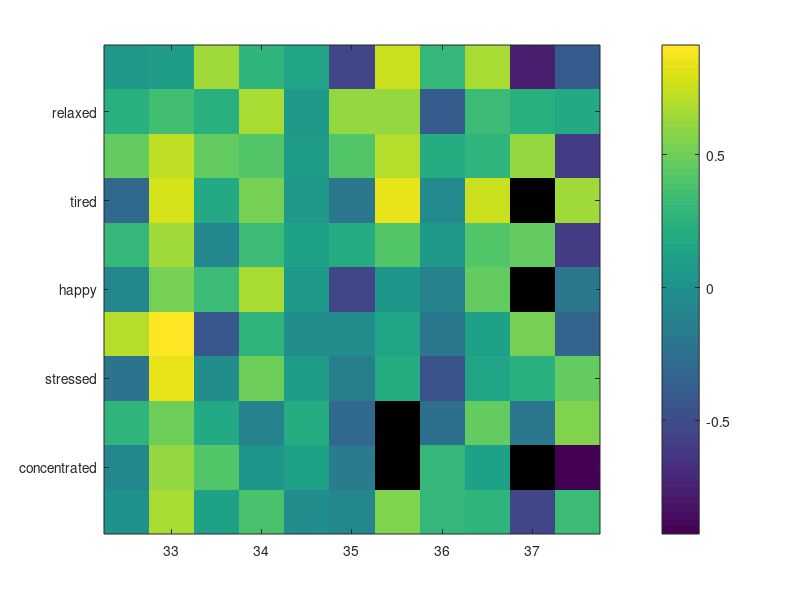
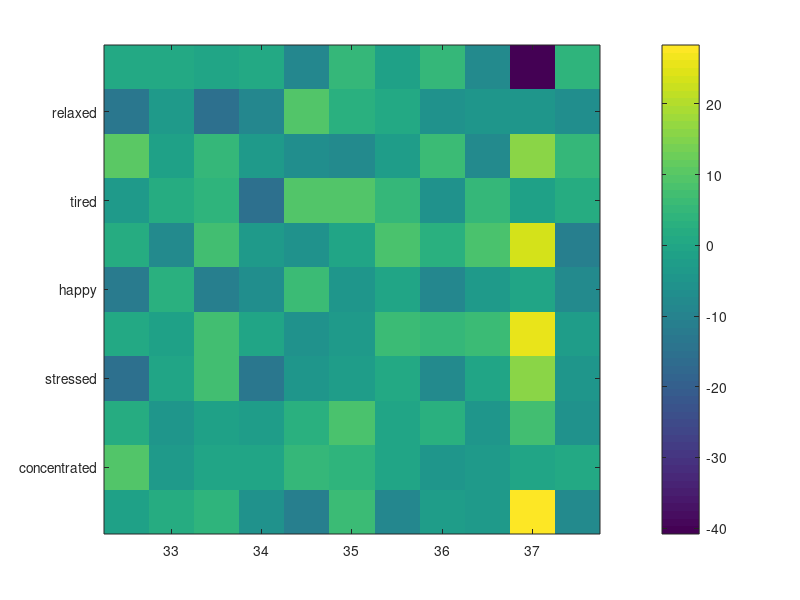

Reproduce these figures in MATLAB, in order.
% the correlation and diffference between ESM and DRM ratings of same emotion
% compare between the matched item pairs
% r_ofvalue: correlation between esm and drm ratings of emotion k from subject i 
% delta_e:  difference between esm and drm ratings of emotion k from subject i 
load('match');
load('PandP');
%% calculate individual r and delta_e
n = length(matched2.idindex);
r_ofvalue = zeros(12,n);
% trait = zeros(12, n);
delta_e = zeros(12,n);
for i = 1 : n
    index = find(matched2.id == matched2.idindex(i));
    r_ofvalue(1,i) = matched2.idindex(i);
    delta_e(1,i) = matched2.idindex(i);
%       trait(1,i) = matched2.idindex(i);
    for k = 1 : 11
                eval(['esm = matched2.Q',num2str(k+20),'(index);']);
                eval(['drm = matched2.Q',num2str(k+64),'(index);']);   
                r_ofvalue(k+1, i) = corr(esm',drm');
                delta_e(k+1, i) = mean(esm-drm);
    end
%     trait(2,i) = PandP.TWS(find(PandP.TWS(:,1) == matched2.idindex(i)),2);
%     trait(3,i) = PandP.O(find(PandP.O(:,1) == matched2.idindex(i)),2);
%     trait(4,i) = PandP.RAT(find(PandP.RAT(:,1) == matched2.idindex(i)),2);
%     trait(5:7,i) = PandP.div(find(PandP.div(:,1) == matched2.idindex(i)),2:4)';
%     trait(8:12,i) = PandP.BFI(find(PandP.BFI(:,1) == matched2.idindex(i)),2:6)';
%     
end
%% examnation of correlation coefficient
z_r_ofvalue = 1/2 * log( (1 + r_ofvalue(2:end, :)) ./ (1 - r_ofvalue(2:end, :)) );
h = zeros(1, 11);
p = zeros(1, 11);
ci = zeros(2, 11);
t = zeros(1, 11);
df = zeros(1, 11);
sd = zeros(1, 11);
for k = 1 : 11
[h(1,k), p(1,k), ci(:,k), stats] = ttest(z_r_ofvalue(k,:)');
t(1,k) = stats.tstat;
df(1,k) = stats.df;
sd(1,k) = stats.sd;
end
% color map presentation
figure;
x = matched2.idindex;
y = {'relaxed', 'tired', 'happy', 'stressed', 'concentrated', 'sleepy', 'creative', 'active', 'angry', 'depressed', 'interested'};
imagesc(r_ofvalue(2 : end, :));
set(gca,'xticklabel', x);
set(gca,'yticklabel', y);
colorbar;

%% examnation of delta_e

h_e = zeros(1, 11);
p_e = zeros(1, 11);
ci_e = zeros(2, 11);
t_e = zeros(1, 11);
df_e = zeros(1, 11);
sd_e = zeros(1, 11);
for k = 1 : 11
[h_e(1,k), p_e(1,k), ci_e(:,k), stats] = ttest(delta_e(k+1,:)');
t_e(1,k) = stats.tstat;
df_e(1,k) = stats.df;
sd_e(1,k) = stats.sd;
end
% color map presentation
figure;
imagesc(delta_e(2 : end, :));
set(gca,'xticklabel', x);
set(gca,'yticklabel', y);
colorbar;

